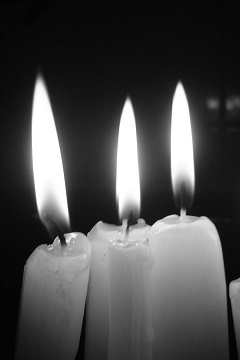
#> input picture SPR_HW04/code/q6/dataset/sad_days_gray.jpg, 240 x 360 px, found by its file name
$ python f.py
#> lines starting #> are read from the running program, lines starting #| are printed output that depends on the picture
### SPR_HW04/code/q6/a_b_c_d_e.py
from PIL import Image
import numpy as np
import matplotlib.pyplot as plt


def load_image(infilename):

#> called with infilename = '/q6/dataset/sad_days_gray.jpg'
    img = Image.open(infilename)
#> img is the input picture: PIL image 240x360 RGB; min 0, max 255, mean 72.5
    img.load()
    data = np.asarray(img, dtype="int32" )

    return data


def extract_patch(img):

    patches = []

    for i in range(0, rows):

        for j in range(0, columns):

            tmp = img[patch_size*i:patch_size*(i+1), patch_size*j:patch_size*(j+1)]

            patches.append(tmp.flatten())

    patches = np.array(patches)

    return patches.transpose()

# Part A

image = load_image('/q6/dataset/sad_days_gray.jpg')

img = np.mean(image, axis=2)
#> img: shape (360, 240) float64

patch_size = 8

img_h = np.shape(img)[0]
#> img_h = 360

img_w = np.shape(img)[1]
#> img_w = 240

rows = np.shape(img)[0] // patch_size
#> rows = 45

columns = np.shape(img)[1] // patch_size
#> columns = 30

patchs = extract_patch(img)
#> after the loop in extract_patch, `for i in range(0, rows):`: patches = 1350 items


# Part B

cov_matrix = np.cov(patchs)
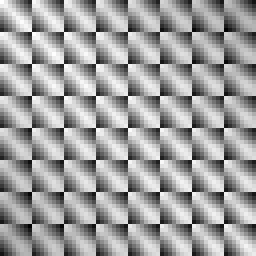
#> cov_matrix: shape (64, 64) float64 (shown 4 times larger); min 4245.7, max 5636.5, mean 5117.1; drawn with min black and max white

eig_values, eig_vectors = np.linalg.eig(cov_matrix)
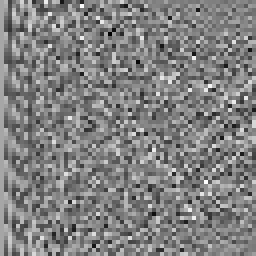
#> eig_vectors: shape (64, 64) float64 (shown 4 times larger); min -0.43, max 0.421, mean 0.00191; drawn with min black and max white
#> eig_values = 64 values, max 327601.2 at index 0, min 0.142 at index 53, mean 5547.5

print(np.shape(eig_vectors))
#| (64, 64)


# [112 lines left out: functions write_eigenvec_to_file, plot_eigen_vectors, compress, reconstruct_image, unpatch, show_img, not called in this run]


# recons_image_2 = unpatch(k2_recon)
#
# show_img(recons_image_2, 'Reconstructed by 2 eig_vec')
#
# recons_image_5 = unpatch(k5_recon)
#
# show_img(recons_image_5, 'Reconstructed by 5 eig_vec')
#
# recons_image_10 = unpatch(k10_recon)
#
# show_img(recons_image_10, 'Reconstructed by 10 eig_vec')
#
# recons_image_20 = unpatch(k20_recon)
#
# show_img(recons_image_20, 'Reconstructed by 20 eig_vec')

### SPR_HW04/code/q6/f.py
import matplotlib.pyplot as plt
import numpy as np

from q6.a_b_c_d_e import load_image, extract_patch, plot_eigen_vectors, compress, reconstruct_image, show_img


def unpatch_rgb(recon_patches):

    image = np.zeros((img_h, img_w, 3), dtype=np.float64)

    for i in range(rows):

        for j in range(columns):

            patch = np.reshape(recon_patches[:, i*columns+j], (patch_size, patch_size, 3))

            image[patch_size*i:patch_size*(i+1), patch_size*j:patch_size*(j+1)] = patch

    return image


image = load_image('/q6/dataset/sad_days_rgb.jpg')/255
#> call 2 of load_image, with infilename = '/q6/dataset/sad_days_rgb.jpg'
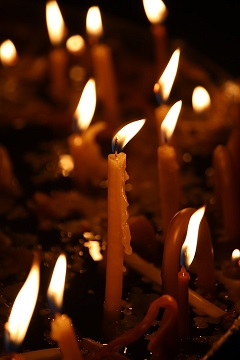
#> input picture SPR_HW04/code/q6/dataset/sad_days_rgb.jpg, 240 x 360 px, found by its file name
#> in load_image, img is the input picture: PIL image 240x360 RGB; mean R, G, B 71.7, 35.2, 17.9


patch_size = 8

img_h = np.shape(image)[0]

img_w = np.shape(image)[1]

rows = np.shape(image)[0] // patch_size

columns = np.shape(image)[1] // patch_size

patchs = extract_patch(image)
#> in extract_patch (call 2), `patches = np.array(patches)`:
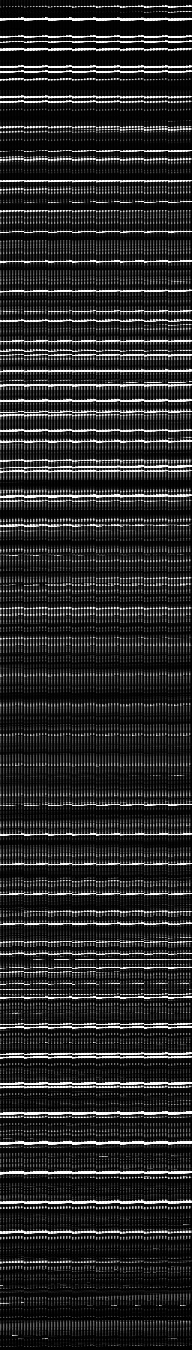
#> patches: shape (1350, 192) float64; min 0, max 1, mean 0.163
#> in extract_patch (call 2), `return patches.transpose()`:
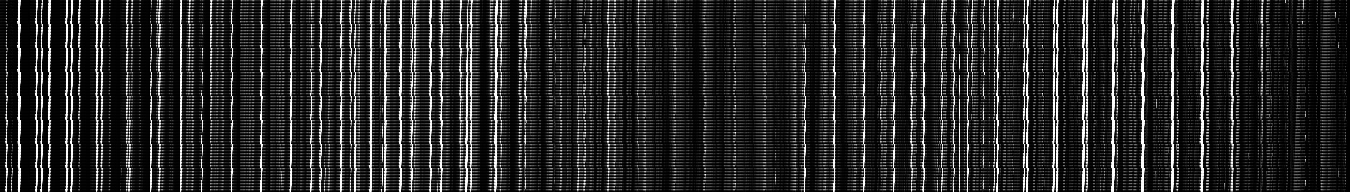
#> returned value: shape (192, 1350) float64; min 0, max 1, mean 0.163

cov_matrix = np.cov(patchs)
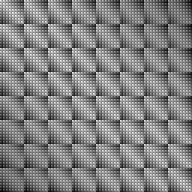
#> cov_matrix: shape (192, 192) float64; min 0.0146, max 0.071, mean 0.0432; drawn with min black and max white

eig_values, eig_vectors = np.linalg.eig(cov_matrix)
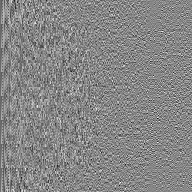
#> eig_vectors: shape (192, 192) float64; min -0.343, max 0.306, mean -0.000343; drawn with min black and max white
#> eig_values = 192 values, max 8.4 at index 0, min 2.21e-06 at index 149, mean 0.0584


f = open("eigenval_eigenvec_f.txt","w+")

for i in range(0, 20):

    f.write('eig val: '+str(eig_values[i])+'\neig vec:'+ str(eig_vectors[i]))
    f.write('\n\n')

f.close()

def normalize_array(image):

    imin = np.min(image)
    imax = np.max(image)
    out_img = (image-imin) / (imax-imin)

    return out_img

def plot_eigen_vectors_rgb(vec):

    for i in range(8):
        new_shape = np.reshape(vec[:, i], (8, 8, 3))
        plt.imshow(normalize_array(new_shape))
        plt.title(str(i+1)+'-th eigen_vector')
        plt.show()

    return


mean_img = np.mean(patchs, axis=1)
#> mean_img = 192 values, max 0.284 at index 183, min 0.0663 at index 191, mean 0.163

#> (the run stopped early here; a loop or call above may not have finished)
